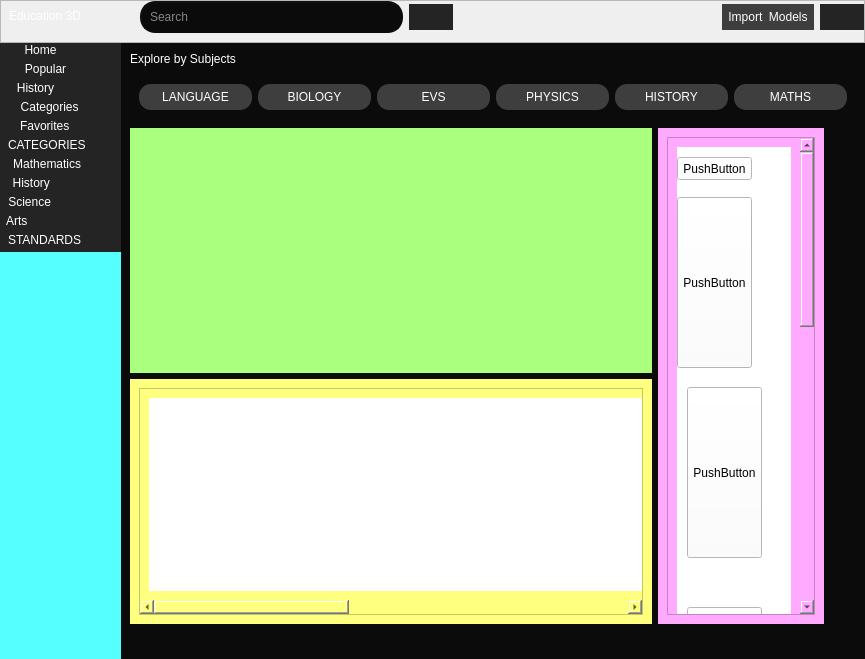
<?xml version="1.0" encoding="UTF-8"?>
<ui version="4.0">
 <class>Form</class>
 <widget class="QWidget" name="Form">
  <property name="geometry">
   <rect>
    <x>0</x>
    <y>0</y>
    <width>865</width>
    <height>659</height>
   </rect>
  </property>
  <property name="windowTitle">
   <string>Form</string>
  </property>
  <layout class="QVBoxLayout" name="verticalLayout">
   <property name="spacing">
    <number>0</number>
   </property>
   <property name="leftMargin">
    <number>0</number>
   </property>
   <property name="topMargin">
    <number>0</number>
   </property>
   <property name="rightMargin">
    <number>0</number>
   </property>
   <property name="bottomMargin">
    <number>0</number>
   </property>
   <item>
    <layout class="QHBoxLayout" name="main_1_horizontalLayout">
     <item>
      <widget class="QFrame" name="top_frame">
       <property name="styleSheet">
        <string notr="true">background-color: rgb(36, 36, 36);


border-bottom: 3px solid  rgb(72, 72, 72);
/*background-color: rgb(135, 135, 135);</string>
       </property>
       <property name="frameShape">
        <enum>QFrame::StyledPanel</enum>
       </property>
       <property name="frameShadow">
        <enum>QFrame::Raised</enum>
       </property>
       <layout class="QHBoxLayout" name="horizontalLayout_2">
        <property name="leftMargin">
         <number>0</number>
        </property>
        <property name="topMargin">
         <number>0</number>
        </property>
        <property name="rightMargin">
         <number>0</number>
        </property>
        <item>
         <layout class="QHBoxLayout" name="horizontalLayout">
          <item>
           <widget class="QLabel" name="label">
            <property name="styleSheet">
             <string notr="true">color: rgb(255, 255, 255);

font: 75 15pt &quot;MS Shell Dlg 2&quot;;
padding-left:5%;
/*background-color: rgb(36, 36, 36);*/

border-bottom: 2px solid  rgb(36, 36, 36);</string>
            </property>
            <property name="text">
             <string>Education 3D</string>
            </property>
           </widget>
          </item>
          <item>
           <spacer name="horizontalSpacer_3">
            <property name="orientation">
             <enum>Qt::Horizontal</enum>
            </property>
            <property name="sizeType">
             <enum>QSizePolicy::Minimum</enum>
            </property>
            <property name="sizeHint" stdset="0">
             <size>
              <width>50</width>
              <height>10</height>
             </size>
            </property>
           </spacer>
          </item>
          <item>
           <widget class="QLineEdit" name="lineEdit">
            <property name="styleSheet">
             <string notr="true">



QLineEdit{
background-color:rgb(11, 11, 11);
color: rgb(255, 255, 255);
border-style:outset;
border-width:2px;
border-radius:15px;
border-color:rgb(11, 11, 11);

padding:6px
}
QLineEdit:focus{

	border-color: rgb(106, 106, 106);
}
</string>
            </property>
            <property name="text">
             <string/>
            </property>
            <property name="placeholderText">
             <string>Search</string>
            </property>
           </widget>
          </item>
          <item>
           <widget class="QPushButton" name="pushButton_3">
            <property name="cursor">
             <cursorShape>PointingHandCursor</cursorShape>
            </property>
            <property name="styleSheet">
             <string notr="true">QPushButton{
background-color: rgb(36, 36, 36);
color: rgb(255, 255, 255);
border-style:outset;
border-width:0px;
border-radius:14px;
border-color: rgb(62, 62, 62);
padding:6px
}
QPushButton:hover{
background-color: rgb(106, 106, 106);
}</string>
            </property>
            <property name="text">
             <string/>
            </property>
            <property name="icon">
             <iconset>
              <normaloff>icon/search.png</normaloff>icon/search.png</iconset>
            </property>
           </widget>
          </item>
          <item>
           <spacer name="horizontalSpacer">
            <property name="orientation">
             <enum>Qt::Horizontal</enum>
            </property>
            <property name="sizeHint" stdset="0">
             <size>
              <width>40</width>
              <height>20</height>
             </size>
            </property>
           </spacer>
          </item>
          <item>
           <widget class="QPushButton" name="pushButton_2">
            <property name="sizePolicy">
             <sizepolicy hsizetype="Fixed" vsizetype="Fixed">
              <horstretch>0</horstretch>
              <verstretch>0</verstretch>
             </sizepolicy>
            </property>
            <property name="minimumSize">
             <size>
              <width>0</width>
              <height>0</height>
             </size>
            </property>
            <property name="maximumSize">
             <size>
              <width>16777215</width>
              <height>16777215</height>
             </size>
            </property>
            <property name="cursor">
             <cursorShape>PointingHandCursor</cursorShape>
            </property>
            <property name="styleSheet">
             <string notr="true">


QPushButton{
background-color:  rgb(62, 62, 62);
color: rgb(255, 255, 255);
font: 12pt &quot;MS Shell Dlg 2&quot;;

border-style:outset;
border-width:0px;
border-radius:15px;
border-color: rgb(62, 62, 62);
padding:6px
}
QPushButton:hover{
background-color: rgb(106, 106, 106);
}
</string>
            </property>
            <property name="text">
             <string>Import  Models</string>
            </property>
            <property name="iconSize">
             <size>
              <width>16</width>
              <height>16</height>
             </size>
            </property>
           </widget>
          </item>
          <item>
           <widget class="QPushButton" name="pushButton">
            <property name="styleSheet">
             <string notr="true">background-color: rgb(36, 36, 36);

color: rgb(255, 255, 255);
border-style:outset;
border-width:0px;
border-radius:15px;
border-color: rgb(62, 62, 62);
padding:6px</string>
            </property>
            <property name="text">
             <string/>
            </property>
            <property name="icon">
             <iconset>
              <normaloff>icon/setting.png</normaloff>icon/setting.png</iconset>
            </property>
            <property name="iconSize">
             <size>
              <width>50</width>
              <height>50</height>
             </size>
            </property>
           </widget>
          </item>
         </layout>
        </item>
       </layout>
      </widget>
     </item>
    </layout>
   </item>
   <item>
    <layout class="QHBoxLayout" name="main_2_horizontalLayout">
     <property name="spacing">
      <number>0</number>
     </property>
     <item>
      <widget class="QWidget" name="left_widget" native="true">
       <property name="styleSheet">
        <string notr="true">background-color: rgb(36, 36, 36);</string>
       </property>
       <layout class="QVBoxLayout" name="verticalLayout_3">
        <property name="leftMargin">
         <number>0</number>
        </property>
        <property name="topMargin">
         <number>0</number>
        </property>
        <property name="rightMargin">
         <number>0</number>
        </property>
        <property name="bottomMargin">
         <number>0</number>
        </property>
        <item>
         <layout class="QVBoxLayout" name="verticalLayout_2">
          <property name="spacing">
           <number>0</number>
          </property>
          <item>
           <widget class="QPushButton" name="home_btn">
            <property name="cursor">
             <cursorShape>PointingHandCursor</cursorShape>
            </property>
            <property name="styleSheet">
             <string notr="true">

QPushButton{
background-color: rgb(36, 36, 36);
color: rgb(255, 255, 255);
background-position:center left;
padding-right:50px;
border-radius:0px;
border-color: rgb(62, 62, 62);
font: 12pt &quot;MS Shell Dlg 2&quot;;
}
QPushButton:hover{
background-color: rgb(106, 106, 106);
}
</string>
            </property>
            <property name="text">
             <string>   Home</string>
            </property>
            <property name="icon">
             <iconset>
              <normaloff>icon/home.png</normaloff>icon/home.png</iconset>
            </property>
            <property name="iconSize">
             <size>
              <width>15</width>
              <height>35</height>
             </size>
            </property>
            <property name="checkable">
             <bool>false</bool>
            </property>
            <property name="autoDefault">
             <bool>false</bool>
            </property>
           </widget>
          </item>
          <item>
           <spacer name="verticalSpacer_5">
            <property name="orientation">
             <enum>Qt::Vertical</enum>
            </property>
            <property name="sizeType">
             <enum>QSizePolicy::Minimum</enum>
            </property>
            <property name="sizeHint" stdset="0">
             <size>
              <width>20</width>
              <height>5</height>
             </size>
            </property>
           </spacer>
          </item>
          <item>
           <widget class="QPushButton" name="popular_btn">
            <property name="cursor">
             <cursorShape>PointingHandCursor</cursorShape>
            </property>
            <property name="styleSheet">
             <string notr="true">

QPushButton{
background-color: rgb(36, 36, 36);
color: rgb(255, 255, 255);
background-position:center left;
padding-right:40px;
border-radius:0px;
border-color: rgb(62, 62, 62);
font: 12pt &quot;MS Shell Dlg 2&quot;;
}
QPushButton:hover{
background-color: rgb(106, 106, 106);
}
</string>
            </property>
            <property name="text">
             <string>   Popular</string>
            </property>
            <property name="icon">
             <iconset>
              <normaloff>icon/popular.png</normaloff>icon/popular.png</iconset>
            </property>
            <property name="iconSize">
             <size>
              <width>10</width>
              <height>35</height>
             </size>
            </property>
            <property name="autoDefault">
             <bool>false</bool>
            </property>
            <property name="default">
             <bool>false</bool>
            </property>
            <property name="flat">
             <bool>false</bool>
            </property>
           </widget>
          </item>
          <item>
           <spacer name="verticalSpacer_6">
            <property name="orientation">
             <enum>Qt::Vertical</enum>
            </property>
            <property name="sizeType">
             <enum>QSizePolicy::Minimum</enum>
            </property>
            <property name="sizeHint" stdset="0">
             <size>
              <width>20</width>
              <height>5</height>
             </size>
            </property>
           </spacer>
          </item>
          <item>
           <widget class="QPushButton" name="history_btn_2">
            <property name="cursor">
             <cursorShape>PointingHandCursor</cursorShape>
            </property>
            <property name="styleSheet">
             <string notr="true">

QPushButton{
background-color: rgb(36, 36, 36);
color: rgb(255, 255, 255);
background-position:center left;
padding-right:50px;
border-radius:0px;
border-color: rgb(62, 62, 62);
font: 12pt &quot;MS Shell Dlg 2&quot;;
}
QPushButton:hover{
background-color: rgb(106, 106, 106);
}
</string>
            </property>
            <property name="text">
             <string> History </string>
            </property>
            <property name="icon">
             <iconset>
              <normaloff>icon/history.png</normaloff>icon/history.png</iconset>
            </property>
            <property name="iconSize">
             <size>
              <width>35</width>
              <height>35</height>
             </size>
            </property>
           </widget>
          </item>
          <item>
           <spacer name="verticalSpacer_7">
            <property name="orientation">
             <enum>Qt::Vertical</enum>
            </property>
            <property name="sizeType">
             <enum>QSizePolicy::Minimum</enum>
            </property>
            <property name="sizeHint" stdset="0">
             <size>
              <width>20</width>
              <height>5</height>
             </size>
            </property>
           </spacer>
          </item>
          <item>
           <widget class="QPushButton" name="categories_btn">
            <property name="cursor">
             <cursorShape>PointingHandCursor</cursorShape>
            </property>
            <property name="styleSheet">
             <string notr="true">

QPushButton{
background-color: rgb(36, 36, 36);
color: rgb(255, 255, 255);
background-position:center left;
padding-right:25px;
border-radius:0px;
border-color: rgb(62, 62, 62);
font: 12pt &quot;MS Shell Dlg 2&quot;;
}
QPushButton:hover{
background-color: rgb(106, 106, 106);
}
</string>
            </property>
            <property name="text">
             <string>  Categories </string>
            </property>
            <property name="icon">
             <iconset>
              <normaloff>icon/categories.png</normaloff>icon/categories.png</iconset>
            </property>
            <property name="iconSize">
             <size>
              <width>35</width>
              <height>35</height>
             </size>
            </property>
           </widget>
          </item>
          <item>
           <spacer name="verticalSpacer_8">
            <property name="orientation">
             <enum>Qt::Vertical</enum>
            </property>
            <property name="sizeType">
             <enum>QSizePolicy::Minimum</enum>
            </property>
            <property name="sizeHint" stdset="0">
             <size>
              <width>20</width>
              <height>5</height>
             </size>
            </property>
           </spacer>
          </item>
          <item>
           <widget class="QPushButton" name="favorites_btn">
            <property name="cursor">
             <cursorShape>PointingHandCursor</cursorShape>
            </property>
            <property name="styleSheet">
             <string notr="true">

QPushButton{
background-color: rgb(36, 36, 36);
color: rgb(255, 255, 255);
background-position:center left;
padding-right:35px;
border-radius:0px;
border-color: rgb(62, 62, 62);
font: 12pt &quot;MS Shell Dlg 2&quot;;
}
QPushButton:hover{
background-color: rgb(106, 106, 106);
}
</string>
            </property>
            <property name="text">
             <string>  Favorites </string>
            </property>
            <property name="icon">
             <iconset>
              <normaloff>icon/favorites.png</normaloff>icon/favorites.png</iconset>
            </property>
            <property name="iconSize">
             <size>
              <width>40</width>
              <height>35</height>
             </size>
            </property>
           </widget>
          </item>
          <item>
           <spacer name="verticalSpacer_9">
            <property name="orientation">
             <enum>Qt::Vertical</enum>
            </property>
            <property name="sizeType">
             <enum>QSizePolicy::Minimum</enum>
            </property>
            <property name="sizeHint" stdset="0">
             <size>
              <width>20</width>
              <height>5</height>
             </size>
            </property>
           </spacer>
          </item>
          <item>
           <widget class="QLabel" name="label_2">
            <property name="minimumSize">
             <size>
              <width>0</width>
              <height>0</height>
             </size>
            </property>
            <property name="styleSheet">
             <string notr="true">color: rgb(255, 255, 255);
padding-left:5%;
font: 75 italic 16pt &quot;Perpetua&quot;;

</string>
            </property>
            <property name="text">
             <string>CATEGORIES</string>
            </property>
           </widget>
          </item>
          <item>
           <spacer name="verticalSpacer_10">
            <property name="orientation">
             <enum>Qt::Vertical</enum>
            </property>
            <property name="sizeType">
             <enum>QSizePolicy::Minimum</enum>
            </property>
            <property name="sizeHint" stdset="0">
             <size>
              <width>20</width>
              <height>5</height>
             </size>
            </property>
           </spacer>
          </item>
          <item>
           <spacer name="verticalSpacer_3">
            <property name="orientation">
             <enum>Qt::Vertical</enum>
            </property>
            <property name="sizeType">
             <enum>QSizePolicy::Fixed</enum>
            </property>
            <property name="sizeHint" stdset="0">
             <size>
              <width>0</width>
              <height>0</height>
             </size>
            </property>
           </spacer>
          </item>
          <item>
           <widget class="QPushButton" name="mathematics_btn">
            <property name="cursor">
             <cursorShape>PointingHandCursor</cursorShape>
            </property>
            <property name="styleSheet">
             <string notr="true">

QPushButton{
background-color: rgb(36, 36, 36);
color: rgb(255, 255, 255);
background-position:center left;
padding-right:30px;
border-radius:0px;
border-color: rgb(62, 62, 62);
font: 12pt &quot;MS Shell Dlg 2&quot;;
}
QPushButton:hover{
background-color: rgb(106, 106, 106);
}
</string>
            </property>
            <property name="text">
             <string>  Mathematics </string>
            </property>
            <property name="icon">
             <iconset>
              <normaloff>icon/mathematics.png</normaloff>icon/mathematics.png</iconset>
            </property>
            <property name="iconSize">
             <size>
              <width>40</width>
              <height>35</height>
             </size>
            </property>
           </widget>
          </item>
          <item>
           <spacer name="verticalSpacer_11">
            <property name="orientation">
             <enum>Qt::Vertical</enum>
            </property>
            <property name="sizeType">
             <enum>QSizePolicy::Minimum</enum>
            </property>
            <property name="sizeHint" stdset="0">
             <size>
              <width>20</width>
              <height>5</height>
             </size>
            </property>
           </spacer>
          </item>
          <item>
           <widget class="QPushButton" name="history_sub_btn">
            <property name="cursor">
             <cursorShape>PointingHandCursor</cursorShape>
            </property>
            <property name="styleSheet">
             <string notr="true">

QPushButton{
background-color: rgb(36, 36, 36);
color: rgb(255, 255, 255);
background-position:center left;
padding-right:65px;
border-radius:0px;
border-color: rgb(62, 62, 62);
font: 12pt &quot;MS Shell Dlg 2&quot;;
}
QPushButton:hover{
background-color: rgb(106, 106, 106);
}
</string>
            </property>
            <property name="text">
             <string>   History </string>
            </property>
            <property name="icon">
             <iconset>
              <normaloff>icon/history_sub.png</normaloff>icon/history_sub.png</iconset>
            </property>
            <property name="iconSize">
             <size>
              <width>35</width>
              <height>35</height>
             </size>
            </property>
           </widget>
          </item>
          <item>
           <spacer name="verticalSpacer_12">
            <property name="orientation">
             <enum>Qt::Vertical</enum>
            </property>
            <property name="sizeType">
             <enum>QSizePolicy::Minimum</enum>
            </property>
            <property name="sizeHint" stdset="0">
             <size>
              <width>20</width>
              <height>5</height>
             </size>
            </property>
           </spacer>
          </item>
          <item>
           <widget class="QPushButton" name="science_btn">
            <property name="cursor">
             <cursorShape>PointingHandCursor</cursorShape>
            </property>
            <property name="styleSheet">
             <string notr="true">

QPushButton{
background-color: rgb(36, 36, 36);
color: rgb(255, 255, 255);
background-position:center left;
padding-right:65px;
border-radius:0px;
border-color: rgb(62, 62, 62);
font: 12pt &quot;MS Shell Dlg 2&quot;;
}
QPushButton:hover{
background-color: rgb(106, 106, 106);
}
</string>
            </property>
            <property name="text">
             <string>  Science </string>
            </property>
            <property name="icon">
             <iconset>
              <normaloff>icon/science.png</normaloff>icon/science.png</iconset>
            </property>
            <property name="iconSize">
             <size>
              <width>40</width>
              <height>35</height>
             </size>
            </property>
           </widget>
          </item>
          <item>
           <spacer name="verticalSpacer_13">
            <property name="orientation">
             <enum>Qt::Vertical</enum>
            </property>
            <property name="sizeType">
             <enum>QSizePolicy::Minimum</enum>
            </property>
            <property name="sizeHint" stdset="0">
             <size>
              <width>20</width>
              <height>5</height>
             </size>
            </property>
           </spacer>
          </item>
          <item>
           <widget class="QPushButton" name="arts_btn">
            <property name="cursor">
             <cursorShape>PointingHandCursor</cursorShape>
            </property>
            <property name="styleSheet">
             <string notr="true">

QPushButton{
background-color: rgb(36, 36, 36);
color: rgb(255, 255, 255);
background-position:center left;
padding-right:90px;
border-radius:0px;
border-color: rgb(62, 62, 62);
font: 12pt &quot;MS Shell Dlg 2&quot;;
}
QPushButton:hover{
background-color: rgb(106, 106, 106);
}
</string>
            </property>
            <property name="text">
             <string>  Arts </string>
            </property>
            <property name="icon">
             <iconset>
              <normaloff>icon/arts.png</normaloff>icon/arts.png</iconset>
            </property>
            <property name="iconSize">
             <size>
              <width>35</width>
              <height>35</height>
             </size>
            </property>
           </widget>
          </item>
          <item>
           <spacer name="verticalSpacer_14">
            <property name="orientation">
             <enum>Qt::Vertical</enum>
            </property>
            <property name="sizeType">
             <enum>QSizePolicy::Minimum</enum>
            </property>
            <property name="sizeHint" stdset="0">
             <size>
              <width>20</width>
              <height>5</height>
             </size>
            </property>
           </spacer>
          </item>
          <item>
           <widget class="QLabel" name="label_4">
            <property name="styleSheet">
             <string notr="true">color: rgb(255, 255, 255);
font: 75 italic 16pt &quot;Perpetua&quot;;
padding-left:5%;</string>
            </property>
            <property name="text">
             <string>STANDARDS</string>
            </property>
           </widget>
          </item>
          <item>
           <spacer name="verticalSpacer_15">
            <property name="orientation">
             <enum>Qt::Vertical</enum>
            </property>
            <property name="sizeType">
             <enum>QSizePolicy::Minimum</enum>
            </property>
            <property name="sizeHint" stdset="0">
             <size>
              <width>20</width>
              <height>5</height>
             </size>
            </property>
           </spacer>
          </item>
          <item>
           <widget class="QWidget" name="standards_widget" native="true">
            <property name="styleSheet">
             <string notr="true">background-color: rgb(85, 255, 255);</string>
            </property>
            <layout class="QVBoxLayout" name="standards_vertical_Layout">
             <property name="spacing">
              <number>0</number>
             </property>
             <property name="leftMargin">
              <number>0</number>
             </property>
             <property name="topMargin">
              <number>0</number>
             </property>
             <property name="rightMargin">
              <number>0</number>
             </property>
             <property name="bottomMargin">
              <number>0</number>
             </property>
             <item>
              <layout class="QVBoxLayout" name="verticalLayout_14" stretch="0">
               <property name="spacing">
                <number>0</number>
               </property>
               <property name="leftMargin">
                <number>0</number>
               </property>
               <property name="topMargin">
                <number>0</number>
               </property>
               <property name="rightMargin">
                <number>0</number>
               </property>
               <property name="bottomMargin">
                <number>0</number>
               </property>
               <item>
                <spacer name="verticalSpacer_2">
                 <property name="orientation">
                  <enum>Qt::Vertical</enum>
                 </property>
                 <property name="sizeHint" stdset="0">
                  <size>
                   <width>20</width>
                   <height>40</height>
                  </size>
                 </property>
                </spacer>
               </item>
              </layout>
             </item>
            </layout>
           </widget>
          </item>
         </layout>
        </item>
       </layout>
      </widget>
     </item>
     <item>
      <widget class="QWidget" name="main_widget" native="true">
       <property name="styleSheet">
        <string notr="true">background-color: rgb(11, 11, 11);</string>
       </property>
       <layout class="QGridLayout" name="main_grid_Layout">
        <property name="leftMargin">
         <number>9</number>
        </property>
        <property name="topMargin">
         <number>9</number>
        </property>
        <property name="rightMargin">
         <number>9</number>
        </property>
        <property name="bottomMargin">
         <number>9</number>
        </property>
        <item row="3" column="0">
         <layout class="QGridLayout" name="gridLayout_4">
          <item row="1" column="1">
           <widget class="QWidget" name="mange_widget" native="true">
            <property name="styleSheet">
             <string notr="true">background-color: rgb(11, 11, 11);</string>
            </property>
           </widget>
          </item>
          <item row="0" column="1">
           <spacer name="verticalSpacer">
            <property name="orientation">
             <enum>Qt::Vertical</enum>
            </property>
            <property name="sizeHint" stdset="0">
             <size>
              <width>20</width>
              <height>40</height>
             </size>
            </property>
           </spacer>
          </item>
          <item row="1" column="0">
           <spacer name="horizontalSpacer_2">
            <property name="orientation">
             <enum>Qt::Horizontal</enum>
            </property>
            <property name="sizeHint" stdset="0">
             <size>
              <width>40</width>
              <height>20</height>
             </size>
            </property>
           </spacer>
          </item>
          <item row="0" column="0">
           <widget class="QWidget" name="all_widget" native="true">
            <property name="styleSheet">
             <string notr="true">background-color: rgb(11, 11, 11);</string>
            </property>
            <layout class="QGridLayout" name="all_grid_Layout">
             <property name="leftMargin">
              <number>0</number>
             </property>
             <property name="topMargin">
              <number>0</number>
             </property>
             <property name="rightMargin">
              <number>0</number>
             </property>
             <property name="bottomMargin">
              <number>0</number>
             </property>
             <item row="1" column="0">
              <widget class="QWidget" name="bottom_widget" native="true">
               <property name="styleSheet">
                <string notr="true">background-color: rgb(255, 255, 127);</string>
               </property>
               <layout class="QHBoxLayout" name="horizontalLayout_6">
                <item>
                 <layout class="QHBoxLayout" name="horizontalLayout_5">
                  <item>
                   <widget class="QScrollArea" name="scrollArea">
                    <property name="widgetResizable">
                     <bool>true</bool>
                    </property>
                    <widget class="QWidget" name="scrollAreaWidgetContents">
                     <property name="geometry">
                      <rect>
                       <x>0</x>
                       <y>0</y>
                       <width>1218</width>
                       <height>181</height>
                      </rect>
                     </property>
                     <layout class="QHBoxLayout" name="horizontalLayout_7">
                      <item>
                       <widget class="QWidget" name="widget" native="true">
                        <property name="minimumSize">
                         <size>
                          <width>1200</width>
                          <height>0</height>
                         </size>
                        </property>
                        <property name="styleSheet">
                         <string notr="true">background-color: rgb(255, 255, 255);</string>
                        </property>
                       </widget>
                      </item>
                     </layout>
                    </widget>
                   </widget>
                  </item>
                 </layout>
                </item>
               </layout>
              </widget>
             </item>
             <item row="0" column="0">
              <widget class="QWidget" name="model_widget" native="true">
               <property name="styleSheet">
                <string notr="true">
background-color: rgb(170, 255, 127);</string>
               </property>
               <layout class="QGridLayout" name="gridLayout_2">
                <item row="0" column="1">
                 <spacer name="verticalSpacer_16">
                  <property name="orientation">
                   <enum>Qt::Vertical</enum>
                  </property>
                  <property name="sizeHint" stdset="0">
                   <size>
                    <width>20</width>
                    <height>40</height>
                   </size>
                  </property>
                 </spacer>
                </item>
               </layout>
              </widget>
             </item>
             <item row="0" column="1" rowspan="2">
              <widget class="QWidget" name="right_widget" native="true">
               <property name="minimumSize">
                <size>
                 <width>0</width>
                 <height>0</height>
                </size>
               </property>
               <property name="maximumSize">
                <size>
                 <width>400</width>
                 <height>16777215</height>
                </size>
               </property>
               <property name="styleSheet">
                <string notr="true">
background-color: rgb(255, 170, 255);</string>
               </property>
               <layout class="QVBoxLayout" name="right_vertical_Layout" stretch="0">
                <property name="spacing">
                 <number>9</number>
                </property>
                <property name="leftMargin">
                 <number>9</number>
                </property>
                <property name="topMargin">
                 <number>9</number>
                </property>
                <property name="rightMargin">
                 <number>9</number>
                </property>
                <property name="bottomMargin">
                 <number>9</number>
                </property>
                <item>
                 <layout class="QGridLayout" name="gridLayout_3">
                  <item row="0" column="0">
                   <widget class="QScrollArea" name="scrollArea_2">
                    <property name="widgetResizable">
                     <bool>true</bool>
                    </property>
                    <widget class="QWidget" name="scrollAreaWidgetContents_2">
                     <property name="geometry">
                      <rect>
                       <x>0</x>
                       <y>-302</y>
                       <width>100</width>
                       <height>1218</height>
                      </rect>
                     </property>
                     <layout class="QVBoxLayout" name="verticalLayout_4">
                      <item>
                       <widget class="QWidget" name="widget_2" native="true">
                        <property name="minimumSize">
                         <size>
                          <width>0</width>
                          <height>1200</height>
                         </size>
                        </property>
                        <property name="styleSheet">
                         <string notr="true">background-color: rgb(255, 255, 255);</string>
                        </property>
                        <widget class="QPushButton" name="pushButton_4">
                         <property name="geometry">
                          <rect>
                           <x>0</x>
                           <y>10</y>
                           <width>75</width>
                           <height>23</height>
                          </rect>
                         </property>
                         <property name="text">
                          <string>PushButton</string>
                         </property>
                        </widget>
                        <widget class="QPushButton" name="pushButton_5">
                         <property name="geometry">
                          <rect>
                           <x>0</x>
                           <y>50</y>
                           <width>75</width>
                           <height>171</height>
                          </rect>
                         </property>
                         <property name="text">
                          <string>PushButton</string>
                         </property>
                        </widget>
                        <widget class="QPushButton" name="pushButton_6">
                         <property name="geometry">
                          <rect>
                           <x>10</x>
                           <y>240</y>
                           <width>75</width>
                           <height>171</height>
                          </rect>
                         </property>
                         <property name="text">
                          <string>PushButton</string>
                         </property>
                        </widget>
                        <widget class="QPushButton" name="pushButton_7">
                         <property name="geometry">
                          <rect>
                           <x>10</x>
                           <y>460</y>
                           <width>75</width>
                           <height>171</height>
                          </rect>
                         </property>
                         <property name="text">
                          <string>PushButton</string>
                         </property>
                        </widget>
                       </widget>
                      </item>
                     </layout>
                    </widget>
                   </widget>
                  </item>
                 </layout>
                </item>
               </layout>
              </widget>
             </item>
            </layout>
           </widget>
          </item>
         </layout>
        </item>
        <item row="1" column="0">
         <spacer name="verticalSpacer_4">
          <property name="orientation">
           <enum>Qt::Vertical</enum>
          </property>
          <property name="sizeType">
           <enum>QSizePolicy::Maximum</enum>
          </property>
          <property name="sizeHint" stdset="0">
           <size>
            <width>20</width>
            <height>0</height>
           </size>
          </property>
         </spacer>
        </item>
        <item row="0" column="0">
         <widget class="QLabel" name="explore_by_subject">
          <property name="styleSheet">
           <string notr="true">color: rgb(255, 255, 255);
font: 12pt &quot;MS Shell Dlg 2&quot;;</string>
          </property>
          <property name="text">
           <string>Explore by Subjects</string>
          </property>
         </widget>
        </item>
        <item row="2" column="0" colspan="2">
         <widget class="QWidget" name="subject_widget" native="true">
          <property name="minimumSize">
           <size>
            <width>100</width>
            <height>50</height>
           </size>
          </property>
          <property name="styleSheet">
           <string notr="true">color: rgb(255, 255, 255);</string>
          </property>
          <layout class="QHBoxLayout" name="horizontalLayout_4">
           <item>
            <layout class="QHBoxLayout" name="subject_horizontal_Layout">
             <item>
              <widget class="QPushButton" name="language_btn_2">
               <property name="cursor">
                <cursorShape>PointingHandCursor</cursorShape>
               </property>
               <property name="styleSheet">
                <string notr="true">


QPushButton{
background-color:  rgb(62, 62, 62);
color: rgb(255, 255, 255);
	font: 10pt &quot;MS Shell Dlg 2&quot;;
border-style:outset;
border-width:0px;
border-radius:12px;
border-color: rgb(62, 62, 62);
padding:6px
}
QPushButton:hover{
background-color: rgb(106, 106, 106);
}
</string>
               </property>
               <property name="text">
                <string>LANGUAGE</string>
               </property>
              </widget>
             </item>
             <item>
              <widget class="QPushButton" name="biology_btn_2">
               <property name="cursor">
                <cursorShape>PointingHandCursor</cursorShape>
               </property>
               <property name="styleSheet">
                <string notr="true">


QPushButton{
background-color:  rgb(62, 62, 62);
color: rgb(255, 255, 255);
	font: 10pt &quot;MS Shell Dlg 2&quot;;
border-style:outset;
border-width:0px;
border-radius:12px;
border-color: rgb(62, 62, 62);
padding:6px
}
QPushButton:hover{
background-color: rgb(106, 106, 106);
}
</string>
               </property>
               <property name="text">
                <string>BIOLOGY</string>
               </property>
              </widget>
             </item>
             <item>
              <widget class="QPushButton" name="evs_btn_2">
               <property name="cursor">
                <cursorShape>PointingHandCursor</cursorShape>
               </property>
               <property name="styleSheet">
                <string notr="true">


QPushButton{
background-color:  rgb(62, 62, 62);
color: rgb(255, 255, 255);
border-style:outset;
	font: 10pt &quot;MS Shell Dlg 2&quot;;
border-width:0px;
border-radius:12px;
border-color: rgb(62, 62, 62);
padding:6px
}
QPushButton:hover{
background-color: rgb(106, 106, 106);
}
</string>
               </property>
               <property name="text">
                <string>EVS</string>
               </property>
              </widget>
             </item>
             <item>
              <widget class="QPushButton" name="physics_btn_2">
               <property name="cursor">
                <cursorShape>PointingHandCursor</cursorShape>
               </property>
               <property name="styleSheet">
                <string notr="true">


QPushButton{
background-color:  rgb(62, 62, 62);
color: rgb(255, 255, 255);
	font: 10pt &quot;MS Shell Dlg 2&quot;;
border-style:outset;
border-width:0px;
border-radius:12px;
border-color: rgb(62, 62, 62);
padding:6px
}
QPushButton:hover{
background-color: rgb(106, 106, 106);
}
</string>
               </property>
               <property name="text">
                <string>PHYSICS</string>
               </property>
              </widget>
             </item>
             <item>
              <widget class="QPushButton" name="history_sub2_btn_2">
               <property name="cursor">
                <cursorShape>PointingHandCursor</cursorShape>
               </property>
               <property name="styleSheet">
                <string notr="true">


QPushButton{
background-color:  rgb(62, 62, 62);
color: rgb(255, 255, 255);
	font: 10pt &quot;MS Shell Dlg 2&quot;;
border-style:outset;
border-width:0px;
border-radius:12px;
border-color: rgb(62, 62, 62);
padding:6px
}
QPushButton:hover{
background-color: rgb(106, 106, 106);
}
</string>
               </property>
               <property name="text">
                <string>HISTORY</string>
               </property>
              </widget>
             </item>
             <item>
              <widget class="QPushButton" name="maths_btn_2">
               <property name="cursor">
                <cursorShape>PointingHandCursor</cursorShape>
               </property>
               <property name="styleSheet">
                <string notr="true">


QPushButton{
background-color:  rgb(62, 62, 62);
	font: 10pt &quot;MS Shell Dlg 2&quot;;
color: rgb(255, 255, 255);
border-style:outset;
border-width:0px;
border-radius:12px;
border-color: rgb(62, 62, 62);
padding:6px
}
QPushButton:hover{
background-color: rgb(106, 106, 106);
}
</string>
               </property>
               <property name="text">
                <string>MATHS</string>
               </property>
              </widget>
             </item>
            </layout>
           </item>
          </layout>
         </widget>
        </item>
       </layout>
      </widget>
     </item>
    </layout>
   </item>
  </layout>
 </widget>
 <resources/>
 <connections/>
</ui>
